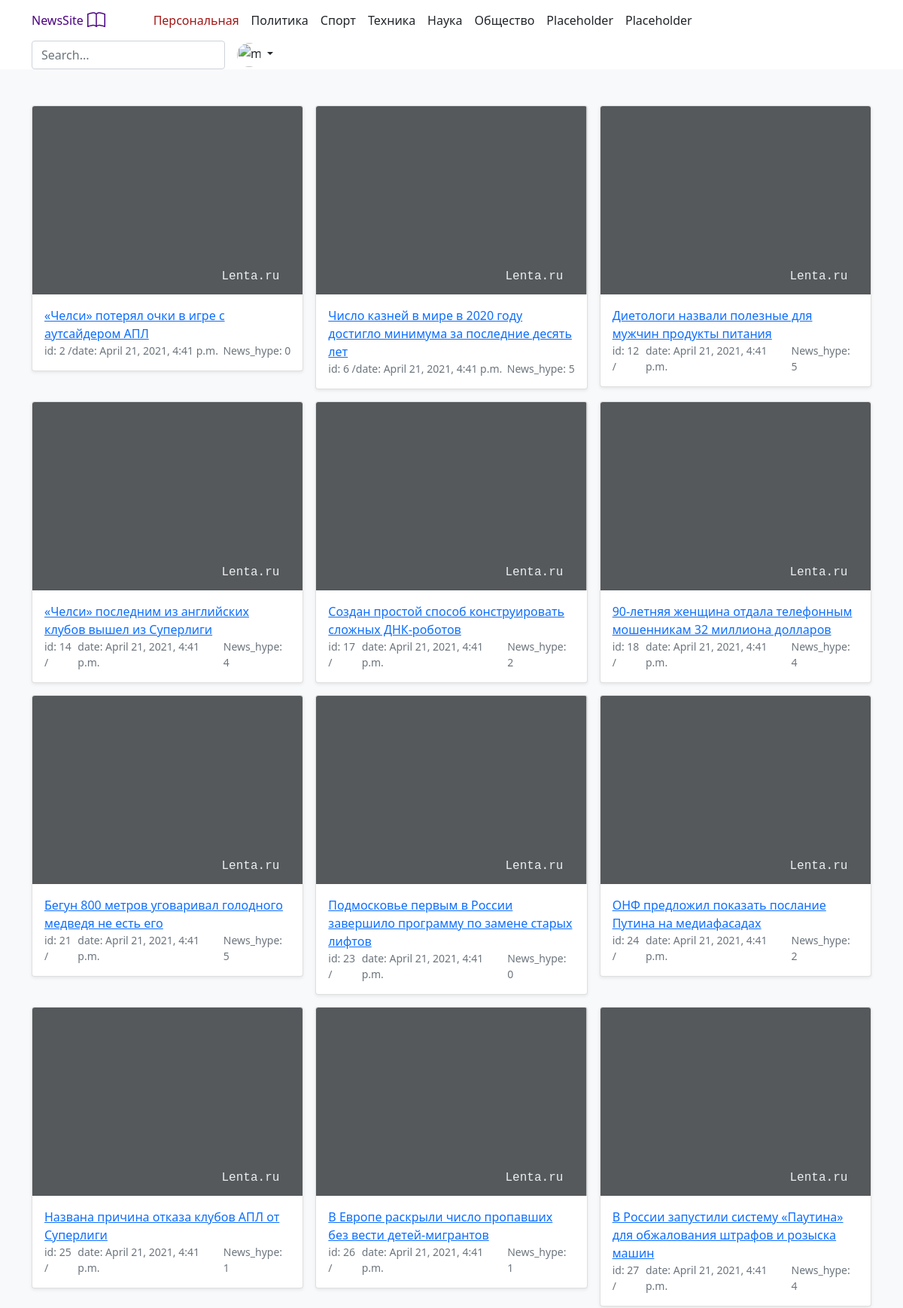
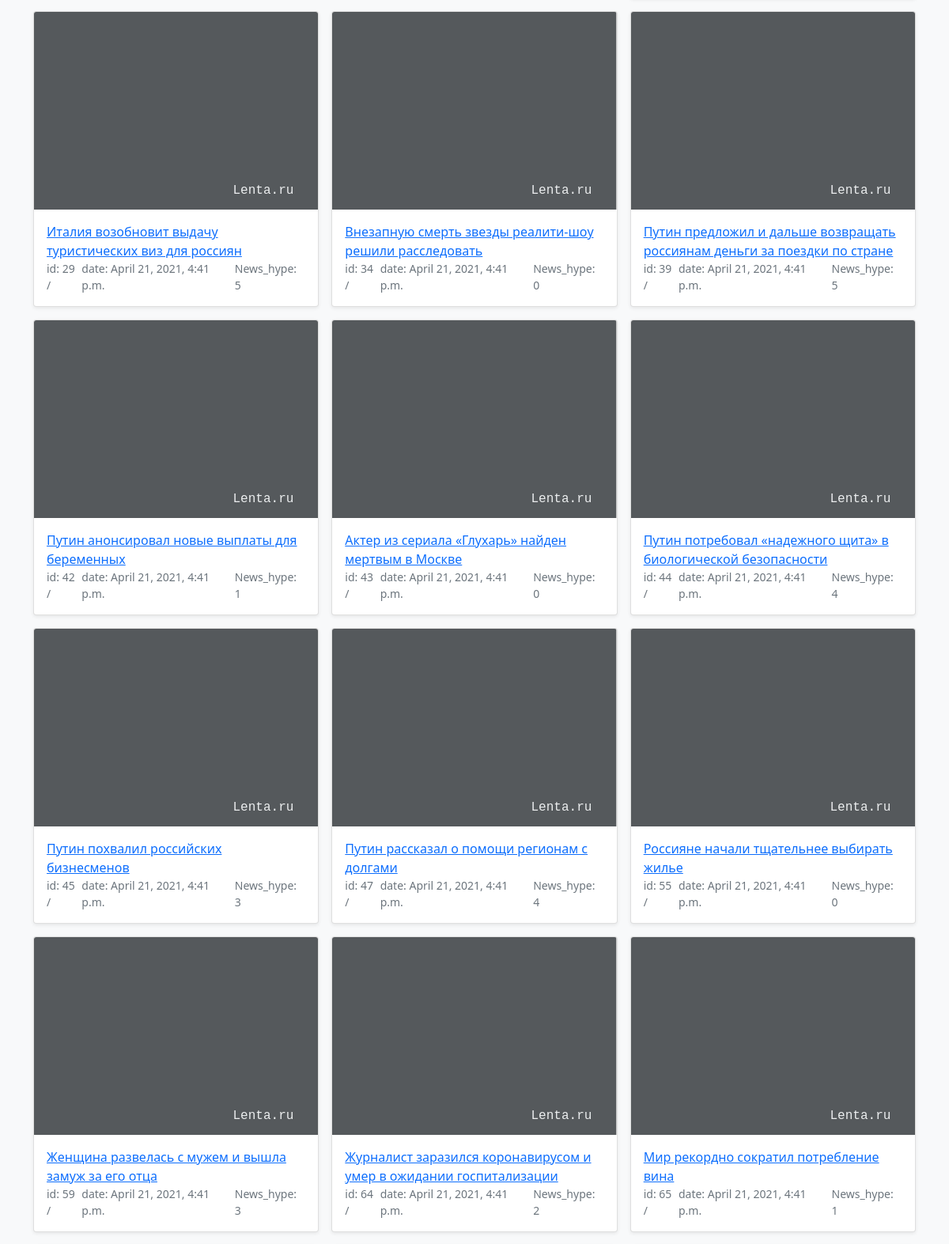
Screenshot of /news_site/ (upper part) with the database file from the repository (2 pictures, top to bottom).
### news_site/models.py (models this page shows, shortened)
class News(models.Model):
    id = models.AutoField(auto_created=True, primary_key=True, serialize=False, verbose_name='ID')
    news_text = models.CharField(max_length=200, blank=True, null=True)
    news_url = models.CharField(max_length=200, blank=True, null=True)
    news_hype_rate = models.PositiveSmallIntegerField(blank=True, null=True)
    pub_date = models.DateTimeField(auto_now_add=True, blank=True, null=True)

### news_site/views.py (the view)
# urls.py: path('', views.News1.as_view(), name='News1'),
class News1(generic.ListView):
    """ if request.method == "POST" and request.is_ajax():
        form = ContactForm(request.POST)
        form.save()
        return JsonResponse({"success": True}, status=200)
    return render(request, 'base.html') """
    def get(self, request):
        num_visits1 = request.session.get('num_visits1', 0)
        request.session['num_visits1'] = num_visits1 + 1
        news_list = News.objects.filter(news_hype_rate__lte=5)
        return render(
            request,
            'news_site/news_list.html',
            {'object_list': news_list},
        )

### news_site/templates/news_site/news_list.html (shortened to what this page needs)
{% extends "base.html" %}
{% block content %}
<main>
<div class="album py-5 bg-light">
    <div class="container">
      <div class="row row-cols-1 row-cols-sm-2 row-cols-md-3 g-3">
        {% if object_list %}
          {% for news in object_list %}
            <div class="col">
              <div class="card shadow-sm">
                <svg class="bd-placeholder-img card-img-top" width="100%" height="250" xmlns="http://www.w3.org/2000/svg" role="img" preserveAspectRatio="xMidYMid slice" focusable="false">
                  <text dx="70%" y="90%" fill="#eceeef" dy=".3em" class="example">Lenta.ru</text>
                </svg>
                <div class="card-body">
                  <a class="card-text" href="{{ news.news_url }}"> {{ news.news_text }}</a>
                  <div class="d-flex justify-content-between align-items-center">
                    <div class="btn-group">
                      <small class="text-muted">id: {{ news.id }}  /  </small>
                      <small class="text-muted"> date: {{ news.pub_date }}</small>
                    </div>
                    <small class="text-muted">News_hype: {{ news.news_hype_rate }}</small>
                  </div>
                </div>
              </div>
            </div>
          {% endfor %}
        {% else %}
          <p>There are no news.</p>
        {% endif %}
      </div>
    </div>
</div>
{% endblock %}

### news_site/templates/news_site/news_list.html (style rules this page uses)
.example { font-family: "Courier New", Courier, monospace; white-space: pre; }

### rows the page displays
News: news_text "«Челси» потерял очки в игре с аутсайдером АПЛ", id "2", pub_date "April 21, 2021, 4:41 p.m.", news_hype_rate "0"
News: news_text "Число казней в мире в 2020 году достигло минимума за последние десять лет", id "6", pub_date "April 21, 2021, 4:41 p.m.", news_hype_rate "5"
News: news_text "Диетологи назвали полезные для мужчин продукты питания", id "12", pub_date "April 21, 2021, 4:41 p.m.", news_hype_rate "5"
News: news_text "«Челси» последним из английских клубов вышел из Суперлиги", id "14", pub_date "April 21, 2021, 4:41 p.m.", news_hype_rate "4"
News: news_text "Создан простой способ конструировать сложных ДНК-роботов", id "17", pub_date "April 21, 2021, 4:41 p.m.", news_hype_rate "2"
News: news_text "90-летняя женщина отдала телефонным мошенникам 32 миллиона долларов", id "18", pub_date "April 21, 2021, 4:41 p.m.", news_hype_rate "4"
News: news_text "Бегун 800 метров уговаривал голодного медведя не есть его", id "21", pub_date "April 21, 2021, 4:41 p.m.", news_hype_rate "5"
News: news_text "Подмосковье первым в России завершило программу по замене старых лифтов", id "23", pub_date "April 21, 2021, 4:41 p.m.", news_hype_rate "0"
News: news_text "ОНФ предложил показать послание Путина на медиафасадах", id "24", pub_date "April 21, 2021, 4:41 p.m.", news_hype_rate "2"
News: news_text "Названа причина отказа клубов АПЛ от Суперлиги", id "25", pub_date "April 21, 2021, 4:41 p.m.", news_hype_rate "1"
News: news_text "В Европе раскрыли число пропавших без вести детей-мигрантов", id "26", pub_date "April 21, 2021, 4:41 p.m.", news_hype_rate "1"
News: news_text "В России запустили систему «Паутина» для обжалования штрафов и розыска машин", id "27", pub_date "April 21, 2021, 4:41 p.m.", news_hype_rate "4"
News: news_text "Италия возобновит выдачу туристических виз для россиян", id "29", pub_date "April 21, 2021, 4:41 p.m.", news_hype_rate "5"
News: news_text "Внезапную смерть звезды реалити-шоу решили расследовать", id "34", pub_date "April 21, 2021, 4:41 p.m.", news_hype_rate "0"
News: news_text "Путин предложил и дальше возвращать россиянам деньги за поездки по стране", id "39", pub_date "April 21, 2021, 4:41 p.m.", news_hype_rate "5"
News: news_text "Путин анонсировал новые выплаты для беременных", id "42", pub_date "April 21, 2021, 4:41 p.m.", news_hype_rate "1"
News: news_text "Актер из сериала «Глухарь» найден мертвым в Москве", id "43", pub_date "April 21, 2021, 4:41 p.m.", news_hype_rate "0"
News: news_text "Путин потребовал «надежного щита» в биологической безопасности", id "44", pub_date "April 21, 2021, 4:41 p.m.", news_hype_rate "4"
News: news_text "Путин похвалил российских бизнесменов", id "45", pub_date "April 21, 2021, 4:41 p.m.", news_hype_rate "3"
News: news_text "Путин рассказал о помощи регионам с долгами", id "47", pub_date "April 21, 2021, 4:41 p.m.", news_hype_rate "4"
News: news_text "Россияне начали тщательнее выбирать жилье", id "55", pub_date "April 21, 2021, 4:41 p.m.", news_hype_rate "0"
News: news_text "Женщина развелась с мужем и вышла замуж за его отца", id "59", pub_date "April 21, 2021, 4:41 p.m.", news_hype_rate "3"
News: news_text "Журналист заразился коронавирусом и умер в ожидании госпитализации", id "64", pub_date "April 21, 2021, 4:41 p.m.", news_hype_rate "2"
News: news_text "Мир рекордно сократил потребление вина", id "65", pub_date "April 21, 2021, 4:41 p.m.", news_hype_rate "1"
